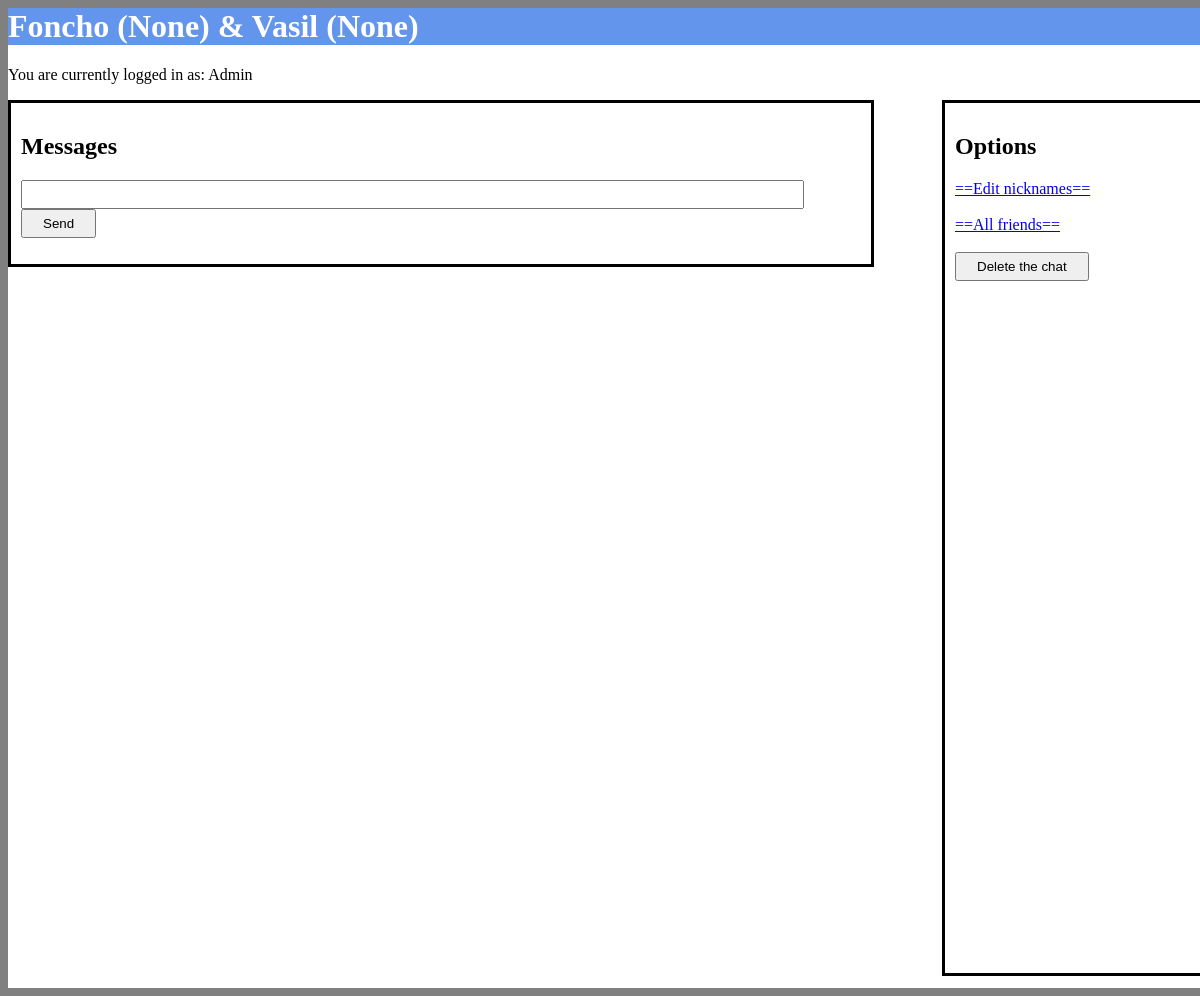
The app's page /friends/2, older data.
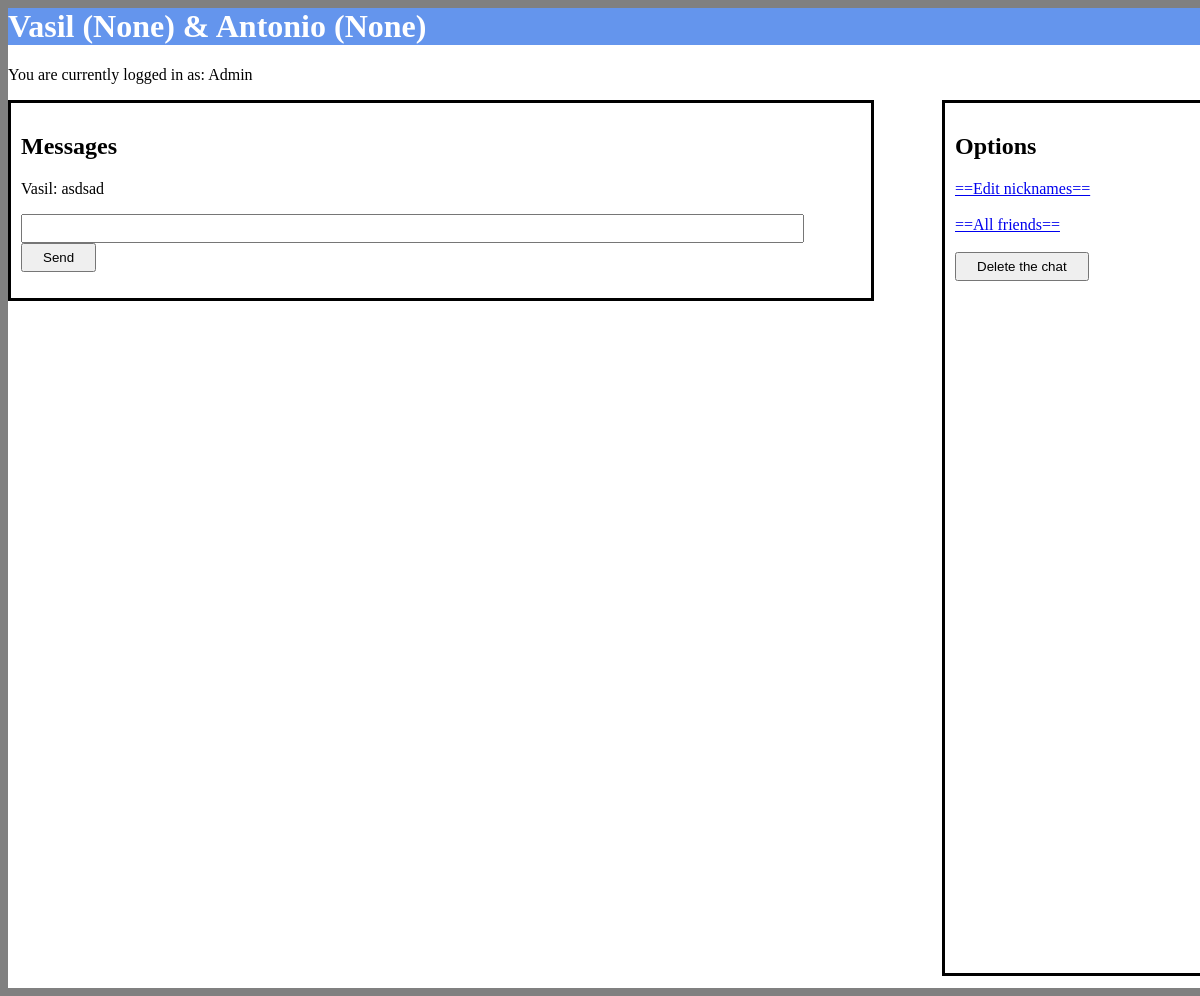
The same page, newer data.
### tables this page shows
CREATE TABLE Friendships
    (
        friendship_id INTEGER PRIMARY KEY AUTOINCREMENT,
        sender_name TEXT,
        friend_name TEXT,
        nickname_1 TEXT,
        nickname_2 TEXT
    );

CREATE TABLE Messages
    (
        message_id INTEGER PRIMARY KEY AUTOINCREMENT,
        friendship_id INTEGER,
        sent_by_id TEXT,
        content TEXT
    );

### app.py (the view)
@app.route('/friends/<int:friendship_id>')
def show_chat(friendship_id):
    friendship = Friendship.find(friendship_id)
    return render_template('friend.html', messages=Message.all_with(friendship.friendship_id), friendship=friendship, my_name=my_name)

### database.py (called while the page is built)
    def __enter__(self):
        self.conn = sqlite3.connect(DB_NAME)
        return self.conn.cursor()

    def __exit__(self, type, value, traceback):
        self.conn.commit()

### friendship.py (called while the page is built)
    @staticmethod
    def find(friendship_id):
        with DB() as db:
            row = db.execute('SELECT * FROM Friendships WHERE friendship_id = ?', (friendship_id,)).fetchone()
            if row is None:
                return
            return Friendship(*row)

### message.py (called while the page is built)
    @staticmethod
    def all_with(friendship_id):
        with DB() as db:
            rows = db.execute('SELECT * FROM Messages WHERE friendship_id = ?', (friendship_id,)).fetchall()
            return [Message(*row) for row in rows]

### templates/friend.html (shortened to what this page needs)
<html>
    <head>
        <link rel="stylesheet" type="text/css" href="{{ url_for('static', filename='friend.css') }}">
    </head>
    <body>
        <div id="container">
            <div id="header">
                <h1>{{ friendship.sender_name }} ({{ friendship.nickname_1 }}) & {{ friendship.friend_name }} ({{ friendship.nickname_2 }})</h1>
            </div>
            <p>You are currently logged in as: {{my_name}}</p>
            <div id="mess">
                <div id="messages">
                    <h2>Messages</h2>
                    {% for message in messages %}
                    <p>{{ message.sent_by_id }}: {{message.content}}</p>
                    {% endfor %}
                    <div id="send">
                        <form action=/message/new method="post">
                            <input type="text" name="message">
                            <button type="submit">Send</button>
                        </form>
                    </div>
                </div>
                <div id="options">
                    <h2>Options</h2>
                    <a href="/friends/{{ friendship.friendship_id }}/edit">==Edit nicknames==</a><br><br>
                    <a href="/friends">==All friends==</a><br><br>
                    <form action="/friends/{{friendship.friendship_id}}/delete" method="post">
                        <button type="submit">Delete the chat</button><br><br>
                        <br><br><br><br><br><br><br><br><br><br><br><br><br><br><br><br><br><br><br><br><br><br><br><br><br><br><br><br><br><br><br><br><br><br><br><br>
                    </form>
                </div>
            </div>
        </div>
    </body>
</html>

### static/friend.css (style rules this page uses)
body { background-color: gray; }
#container { background-color: white; width: 100vw; height: 980px; margin-left: auto; margin-right: auto; }
#header { background-color: cornflowerblue; color: white; }
#messages { padding: 10px 10px; border: 3px solid black; width: 70vw; float: left; }
#send { width: 60vw; float: bottom; clear: both; }
#options { padding: 10px 10px ; border: 3px solid black; width: 20vw; float: right; }
#mess { clear: both; }
input { text-align-all: left; padding-right: 50vw; padding-bottom:5px; padding-top: 5px; }
p { float: bottom; }
button { padding: 5px 20px; }

Row changes from the older to the newer data that the page shows:
changed Friendships "Vasil": sender_name "Foncho" → "Vasil"; friend_name "Vasil" → "Antonio"
added Messages: sent_by_id "Vasil", content "asdsad"
